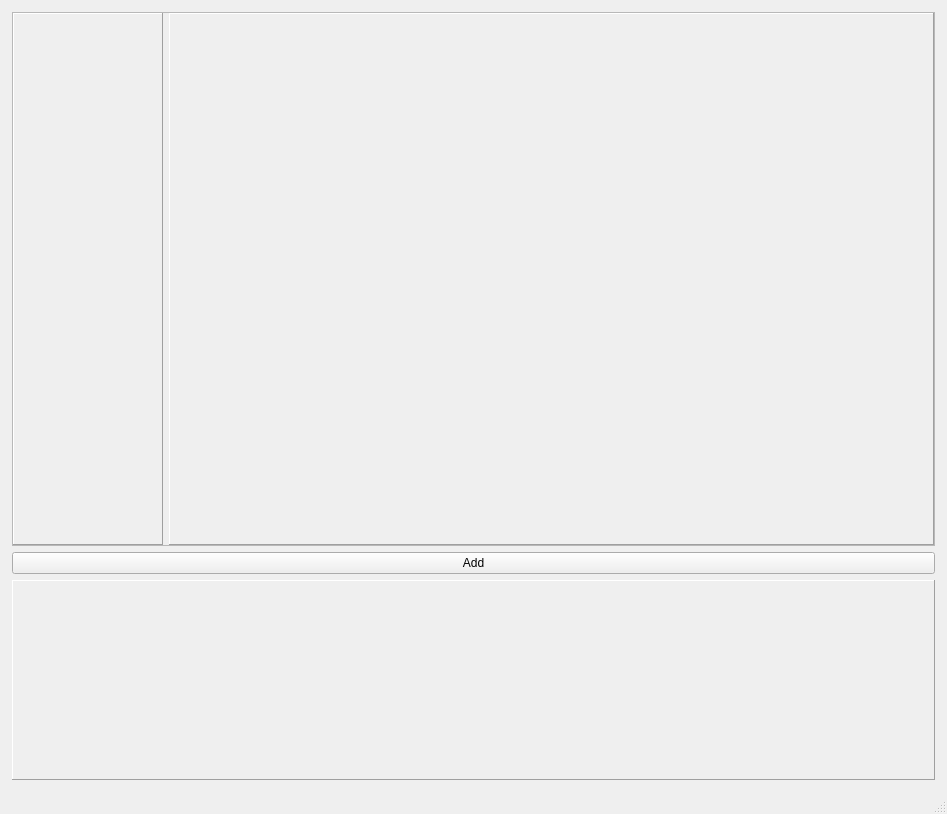
<?xml version="1.0" encoding="UTF-8"?>
<ui version="4.0">
 <class>MainWindow</class>
 <widget class="QMainWindow" name="MainWindow">
  <property name="geometry">
   <rect>
    <x>0</x>
    <y>0</y>
    <width>947</width>
    <height>814</height>
   </rect>
  </property>
  <property name="windowTitle">
   <string>MainWindow</string>
  </property>
  <widget class="QWidget" name="centralwidget">
   <layout class="QVBoxLayout" name="verticalLayout">
    <property name="leftMargin">
     <number>12</number>
    </property>
    <property name="topMargin">
     <number>12</number>
    </property>
    <property name="rightMargin">
     <number>12</number>
    </property>
    <property name="bottomMargin">
     <number>12</number>
    </property>
    <item>
     <widget class="QFrame" name="frame_2">
      <property name="frameShape">
       <enum>QFrame::StyledPanel</enum>
      </property>
      <property name="frameShadow">
       <enum>QFrame::Raised</enum>
      </property>
      <layout class="QHBoxLayout" name="horizontalLayout">
       <property name="spacing">
        <number>6</number>
       </property>
       <property name="leftMargin">
        <number>0</number>
       </property>
       <property name="topMargin">
        <number>0</number>
       </property>
       <property name="rightMargin">
        <number>0</number>
       </property>
       <property name="bottomMargin">
        <number>0</number>
       </property>
       <item>
        <widget class="QFrame" name="frame">
         <property name="maximumSize">
          <size>
           <width>150</width>
           <height>16777215</height>
          </size>
         </property>
         <property name="frameShape">
          <enum>QFrame::Panel</enum>
         </property>
         <property name="frameShadow">
          <enum>QFrame::Raised</enum>
         </property>
         <layout class="QHBoxLayout" name="horizontalLayout_2">
          <property name="spacing">
           <number>0</number>
          </property>
          <property name="topMargin">
           <number>0</number>
          </property>
          <property name="rightMargin">
           <number>0</number>
          </property>
          <property name="bottomMargin">
           <number>0</number>
          </property>
          <item>
           <widget class="QScrollArea" name="scrollArea">
            <property name="maximumSize">
             <size>
              <width>150</width>
              <height>16777215</height>
             </size>
            </property>
            <property name="frameShape">
             <enum>QFrame::NoFrame</enum>
            </property>
            <property name="widgetResizable">
             <bool>true</bool>
            </property>
            <widget class="QWidget" name="scrollAreaWidgetContents">
             <property name="geometry">
              <rect>
               <x>0</x>
               <y>0</y>
               <width>139</width>
               <height>510</height>
              </rect>
             </property>
             <layout class="QVBoxLayout" name="verticalLayout_4">
              <item>
               <layout class="QGridLayout" name="layersGridLayout">
                <property name="topMargin">
                 <number>0</number>
                </property>
                <property name="bottomMargin">
                 <number>0</number>
                </property>
               </layout>
              </item>
              <item>
               <spacer name="verticalSpacer">
                <property name="orientation">
                 <enum>Qt::Vertical</enum>
                </property>
                <property name="sizeHint" stdset="0">
                 <size>
                  <width>20</width>
                  <height>40</height>
                 </size>
                </property>
               </spacer>
              </item>
             </layout>
            </widget>
           </widget>
          </item>
         </layout>
        </widget>
       </item>
       <item>
        <widget class="QFrame" name="logFrame">
         <property name="frameShape">
          <enum>QFrame::Panel</enum>
         </property>
         <property name="frameShadow">
          <enum>QFrame::Raised</enum>
         </property>
         <layout class="QVBoxLayout" name="verticalLayout_5"/>
        </widget>
       </item>
      </layout>
     </widget>
    </item>
    <item>
     <widget class="QPushButton" name="addButton">
      <property name="styleSheet">
       <string notr="true"/>
      </property>
      <property name="text">
       <string>Add</string>
      </property>
     </widget>
    </item>
    <item>
     <widget class="QFrame" name="infoFrame">
      <property name="minimumSize">
       <size>
        <width>0</width>
        <height>200</height>
       </size>
      </property>
      <property name="frameShape">
       <enum>QFrame::Panel</enum>
      </property>
      <property name="frameShadow">
       <enum>QFrame::Raised</enum>
      </property>
      <layout class="QVBoxLayout" name="verticalLayout_2"/>
     </widget>
    </item>
   </layout>
  </widget>
  <widget class="QMenuBar" name="menubar">
   <property name="geometry">
    <rect>
     <x>0</x>
     <y>0</y>
     <width>947</width>
     <height>21</height>
    </rect>
   </property>
  </widget>
  <widget class="QStatusBar" name="statusbar"/>
 </widget>
 <resources/>
 <connections/>
</ui>
